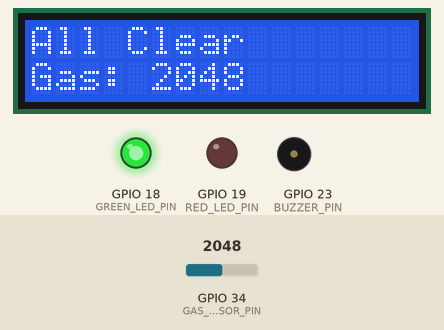
A sketch run on a simulated ESP32. Shown: 16×2 character LCD, output pins drawn as LEDs (lit = HIGH), buzzer (waves = sounding, pin HIGH). The inputs (shaded band) are chosen by the test bench; at power-on: GPIO 34 (GAS_SENSOR_PIN) = 2048. WiFi joins after 1.5 s; servers stay silent unless stated; what the sketch prints to the serial monitor is not drawn.

Above: at 4.7 s.
4.8 s: GPIO 34 (GAS_SENSOR_PIN) set to 2559
At 5.8 s:
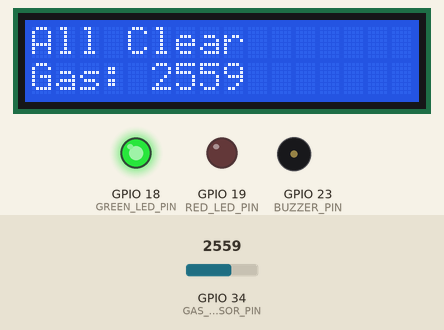
7.8 s: GPIO 34 (GAS_SENSOR_PIN) set to 2645
At 8.5 s:
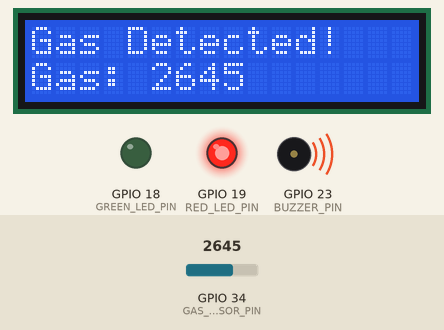
9.4 s: GPIO 34 (GAS_SENSOR_PIN) set to 2560
At 10.1 s:
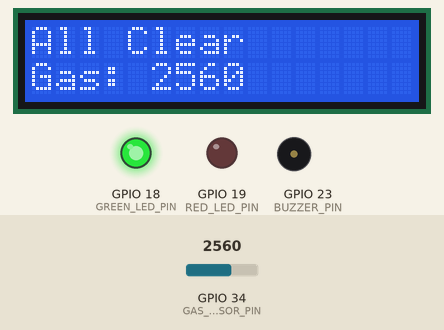
10.9 s: GPIO 34 (GAS_SENSOR_PIN) set to 491
At 11.5 s:
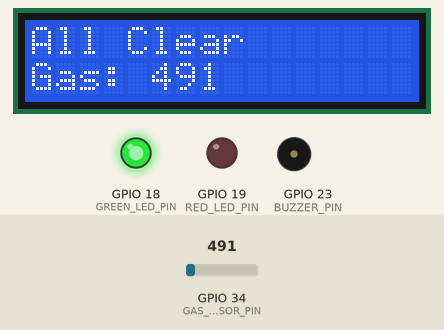
Timing chart, 0 to 13.9 s (numbered marks = the images above; inputs shaded):
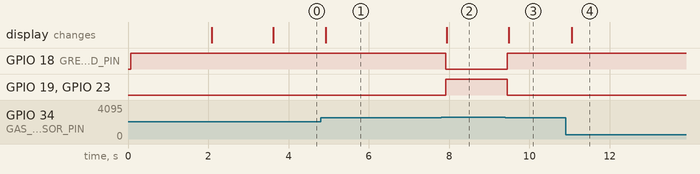

Measured:
- the behaviour switches between 2600 and 2601 on GPIO 34 (GAS_SENSOR_PIN) (found by bisection; images 1 and 2)
- after the input at 4.8 s, the display: changes after 0.13 s (image 1)
- after the input at 7.8 s, GPIO 18 (GREEN_LED_PIN): HIGH → LOW after 0.11 s; GPIO 19 (RED_LED_PIN), GPIO 23 (BUZZER_PIN): LOW → HIGH after 0.11 s; the display: changes after 0.14 s (image 2)
- after the input at 9.4 s, GPIO 18 (GREEN_LED_PIN): LOW → HIGH after 0.05 s; GPIO 19 (RED_LED_PIN), GPIO 23 (BUZZER_PIN): HIGH → LOW after 0.05 s; the display: changes after 0.08 s (image 3)
- after the input at 10.9 s, the display: changes after 0.15 s (image 4)

The sketch:

gas_leak_detector.ino
```cpp
#include <Wire.h>
#include <LiquidCrystal_I2C.h>
#include <WiFi.h>
#include <HTTPClient.h>

#define GAS_SENSOR_PIN 34 //GPIO34 for analog input from MQ-2
#define RED_LED_PIN 19    //GPIO18 for red LED
#define GREEN_LED_PIN 18  //GPIO19 for green LED
#define BUZZER_PIN 23     //GPIO23 for buzzer

//Threshold value for gas detection(adjust as necessary)
#define GAS_THRESHOLD 2600

//Thingspeak wifi settings
const char* ssid= "Wokwi-GUEST";
const char* password= ""; //empty password
const char* thingspeakApiKey= "CGZWPW33WOQOF32V";
const char* thingspeakServer= "http://api.thingspeak.com/update";

unsigned long lastUploadMillis = 0;
const unsigned long uploadInterval = 15000;

LiquidCrystal_I2C lcd(0x27, 16, 2); //Initialize the LCD(I2C address may vary)

void connectWiFi(){
  Serial.print("Connecting to WiFi SSID: ");
  Serial.println(ssid);
  WiFi.begin(ssid, password);

  unsigned long start= millis();
  while(WiFi.status()!= WL_CONNECTED && millis() - start < 15000){ // wait up to 15s
    delay(500);
    Serial.print(".");
  }
  Serial.println();

  if(WiFi.status() == WL_CONNECTED){
    Serial.println("WiFi connected.");
    Serial.print("IP Address: ");
    Serial.println(WiFi.localIP());
  } else{
    Serial.println("WiFi connection failed.");
  }
}

void setup(){
  Serial.begin(115200); //Start Serial communication
  lcd.init();        //Initialize the LCD
  lcd.backlight();      //Turn on the LCD backlight

  pinMode(RED_LED_PIN,OUTPUT);
  pinMode(GREEN_LED_PIN,OUTPUT);
  pinMode(BUZZER_PIN,OUTPUT);

  //Initial state
  digitalWrite(RED_LED_PIN,LOW);
  digitalWrite(GREEN_LED_PIN,HIGH);
  digitalWrite(BUZZER_PIN,LOW);

  lcd.print("Leakage Detector");
  delay(2000);
  lcd.clear();

  connectWiFi();
}

void uploadToThingSpeak(int gasValue, int status){
  if(WiFi.status()!= WL_CONNECTED){
    Serial.println("Not connected to WiFi. Attempting reconnect...");
    connectWiFi();
    if(WiFi.status()!= WL_CONNECTED){
      Serial.println("Skipping ThingSpeak upload - no WiFi.");
      return;
    }
  }
  //Prepare URL:
  String url= String(thingspeakServer) + "?api_key=" + thingspeakApiKey
               + "&field1=" + String(gasValue)
               + "&field2=" + String(status);
  Serial.print("ThingSpeak URL: ");
  Serial.println(url); //helpful for debugging
  HTTPClient http;
  http.begin(url);
  int httpCode= http.GET();
  Serial.print("ThingSpeak HTTP response code: ");
  Serial.println(httpCode);
  if(httpCode > 0){
    //Optionally read response payload (ThingSpeak typically returns entry id or 0)
    String payload = http.getString();
    Serial.print("ThingSpeak response payload: ");
    Serial.println(payload);
  } else{
    Serial.print("HTTP GET failed, error: ");
    Serial.println(httpCode);
  }
  http.end();
}

void loop(){
  int gasValue= analogRead(GAS_SENSOR_PIN); //Read gas value from MQ-2
  Serial.print("Gas Value: ");
  Serial.println(gasValue); //Print gas value to Serial Monitor

  int status= 0; //0=Safe,1=Leak

  //Check gas concentration
  if(gasValue > GAS_THRESHOLD) {
    status= 1;
    //Gas level high
    digitalWrite(RED_LED_PIN,HIGH); //Turn on red LED
    digitalWrite(GREEN_LED_PIN,LOW); //Turn off green LED
    digitalWrite(BUZZER_PIN,HIGH); //Activate buzzer
    lcd.clear();
    lcd.setCursor(0,0);
    lcd.print("Gas Detected!");
  } else{
    status= 0;
    //Gas level safe
    digitalWrite(RED_LED_PIN,LOW); //Turn off red LED
    digitalWrite(GREEN_LED_PIN,HIGH); //Turn on green LED
    digitalWrite(BUZZER_PIN,LOW); //Deactivate buzzer
    lcd.clear();
    lcd.setCursor(0,0);
    lcd.print("All Clear       ");
  }

  lcd.setCursor(0,1);
  lcd.print("Gas: ");
  lcd.print(gasValue);
  lcd.print("    ");

  //Upload to ThingSpeak every 15 seconds (respecting free-tier limits)
  unsigned long now= millis();
  if(now - lastUploadMillis >= uploadInterval){
    lastUploadMillis= now;
    uploadToThingSpeak(gasValue,status);
  }

  delay(100);
}
```
